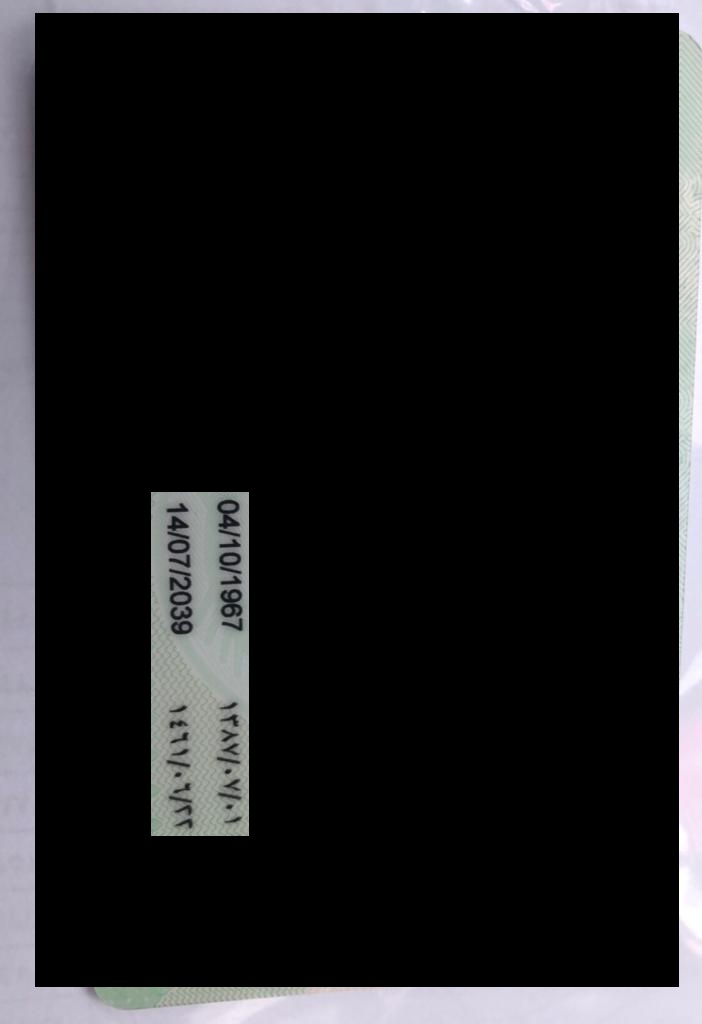
#> input picture assets/processed_image_steps/1_processed_img_format.tiff, 702 x 1024 px, found by its file name
$ python test.py
#> lines starting #> are read from the running program, lines starting #| are printed output that depends on the picture; after the words box and inside, x2 and y2 are one past the last pixel; in counts of white or black regions, pixels touching at a corner belong together

import cv2

im = cv2.imread('..\\assets\\processed_image_steps\\1_processed_img_format.tiff')
#> im is the input picture: shape (1024, 702, 3); mean B, G, R 31.8, 30.4, 30.5

th, im_th = cv2.threshold(im, 128, 255, cv2.THRESH_BINARY)
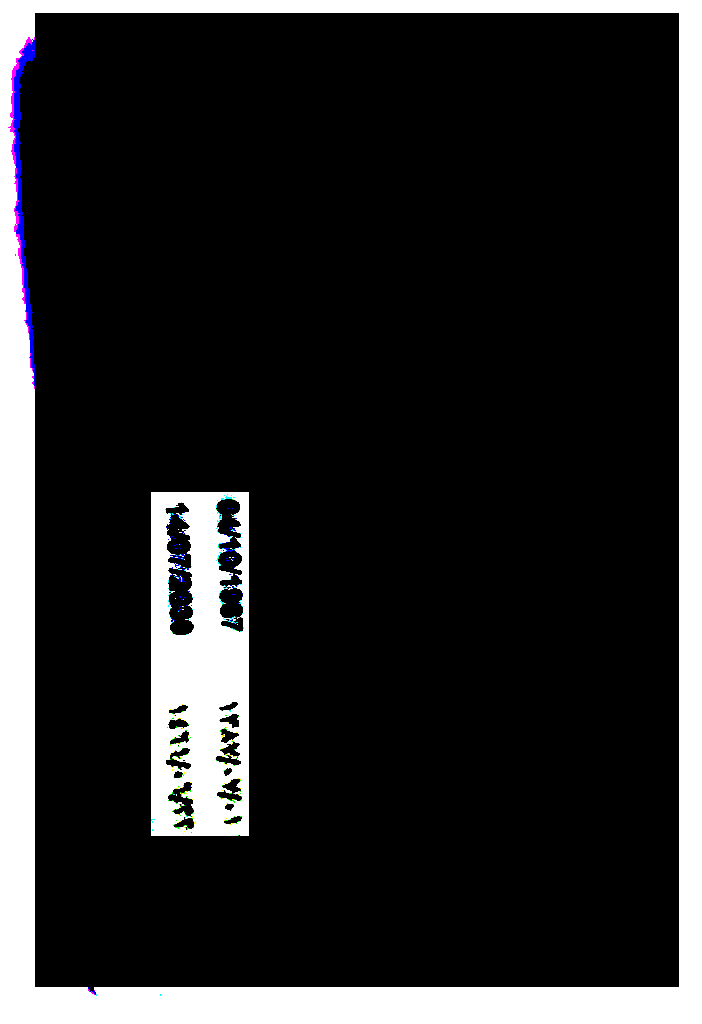
#> im_th: shape (1024, 702, 3); mean B, G, R 40.8, 40, 40.1

th, im_th_tz = cv2.threshold(im, 128, 255, cv2.THRESH_TOZERO)
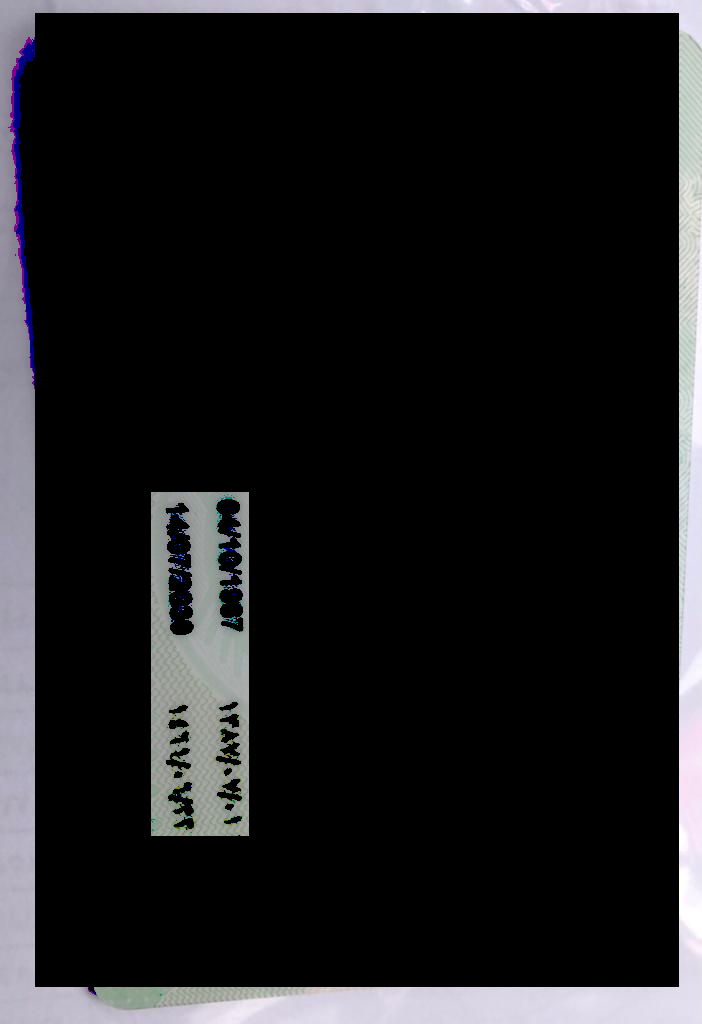
#> im_th_tz: shape (1024, 702, 3); mean B, G, R 30.5, 28.8, 29


im_gray = cv2.cvtColor(im, cv2.COLOR_BGR2GRAY)

th, im_gray_th_otsu = cv2.threshold(im_gray, 128, 192, cv2.THRESH_OTSU)
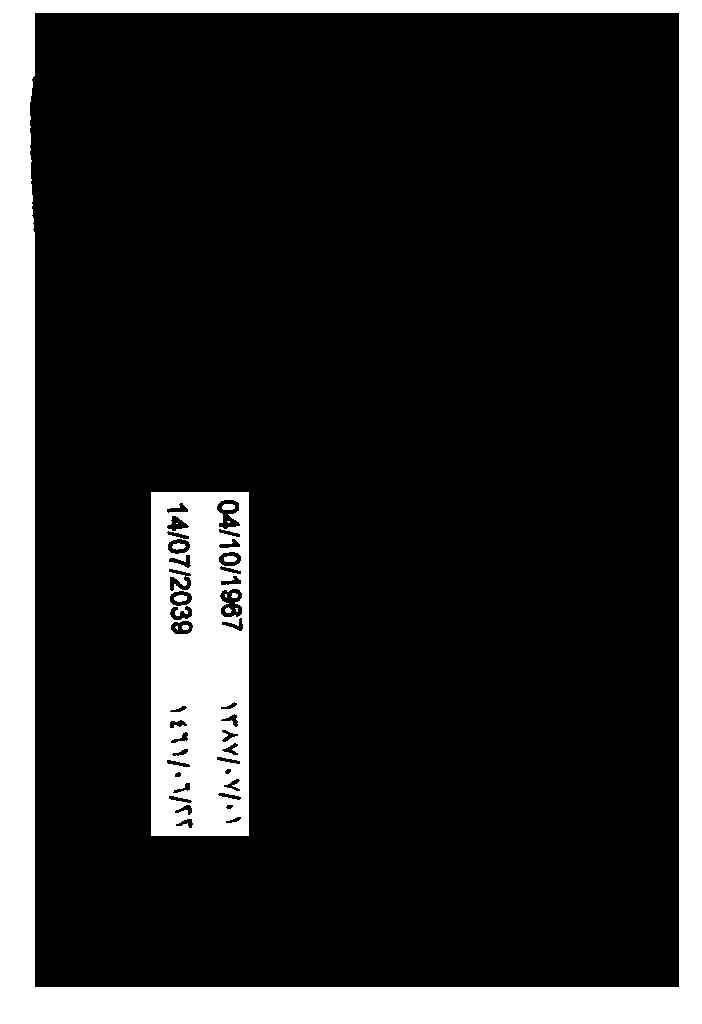
#> im_gray_th_otsu: shape (1024, 702); values 0 (black) and 192 (white), 16.8% white; 14 white regions (5 under 20 px), largest, box (x1, y1, x2, y2) and area: (0, 0, 702, 1024) 91062, (151, 492, 249, 836) 29187, (174, 595, 187, 602) 72
#> th = 90

cv2.imwrite('..\\assets\\processed_image_steps\\3-processed_img_binar.tiff', im_gray_th_otsu)
